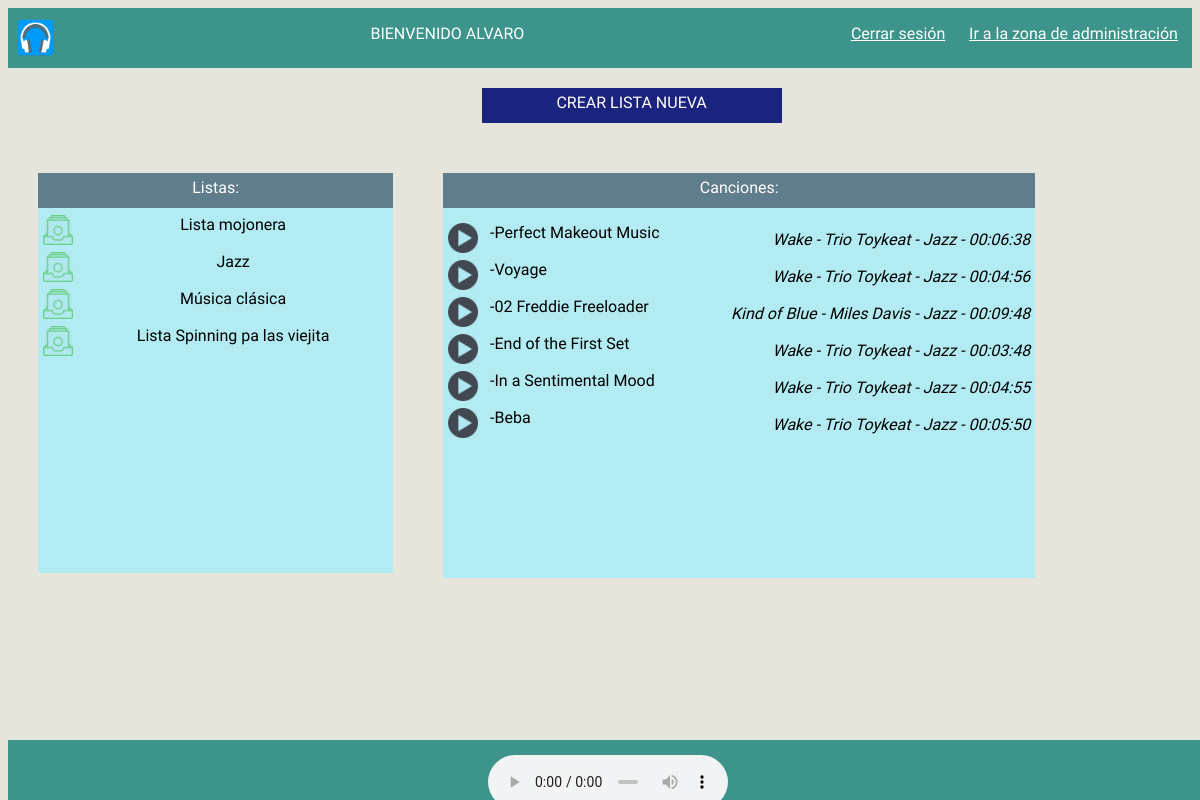
Screenshot of /area_usuario/usuario.php?id=2&cancion=02+Freddie+Freeloader.mp3 (signed in) with the database file from the repository.
### tables this page shows
CREATE TABLE IF NOT EXISTS `lista` (
`id_lista` int(11) NOT NULL,
  `nombre_usuariofk` varchar(20) NOT NULL,
  `nombre_lista` varchar(50) NOT NULL,
  `fecha_crea` date NOT NULL
);

CREATE TABLE IF NOT EXISTS `cancion` (
`id_cancion` int(11) NOT NULL,
  `nombre_cancion` varchar(50) NOT NULL,
  `album` varchar(50) DEFAULT NULL,
  `anio_salida` year(4) DEFAULT NULL,
  `autor` varchar(50) DEFAULT NULL,
  `genero` varchar(50) DEFAULT NULL,
  `duracion` time NOT NULL
);

### area_usuario/usuario.php (the view, shortened to what this page needs)
<!DOCTYPE html>
<html lang="en">
  <head>
    <link rel="stylesheet" type="text/css" href="../estilos/general.css">
  </head>
  <body onLoad="setup();">
      <div class="cabecera">
        <div id="cabecera1"><img src="../img/headphones.png"><p><?php echo "BIENVENIDO ".strtoupper($_SESSION["usuario"]);
           ?></p></div>
          <div id="cabecera2"><p><a href="cierre.php">Cerrar sesión</a><?php if($_SESSION['nivel']==0) {
               echo "&nbsp &nbsp &nbsp <a href='administracion.php'>Ir a la zona de administración</a>";
           } ?></p></div>
      </div>
      <div class="nuevalista"><a href="crear.php">CREAR LISTA NUEVA</a></div>
      <div class="listas">
          <div class="liscab">Listas:</div>
          <div class="liscont">
             <ul class="listausu">
               <?php
             $connection = new mysqli("localhost", "msadmin", "admin", "msalvaro");
$connection->set_charset("utf8");
        if ($result = $connection->query("SELECT * FROM lista join usuario on lista.nombre_usuariofk=usuario.nombre_usuario
            WHERE nombre_usuario='".$_SESSION['usuario']."';")) {
              if ($result->num_rows===0) {
                echo "<p>No tiene lista</p>";
              } else {
                 while($obj = $result->fetch_object()) {
                     echo "<li><a href='editar.php?id=$obj->id_lista'><img src='../img/lista.png'></a><a href='usuario.php?id=$obj->id_lista'> ".$obj->nombre_lista." <span class='fechacr'></span> </a></li>";
                 }
              }
          } else {
            echo "Consulta equivocada";
            var_dump($result);
          }
?>
              </ul>
        </div>
      </div>
      <div class="canciones">
          <div class="cancab">Canciones:</div>
          <div class="cancont"><?php
if (isset($_GET["id"])) {
        if ($result2 = $connection->query("SELECT * FROM lista , usuario, forma, cancion WHERE lista.nombre_usuariofk=usuario.nombre_usuario AND lista.id_lista=forma.id_listafk AND cancion.id_cancion=forma.id_cancionfk2 AND nombre_usuario='".$_SESSION['usuario']."' AND id_lista='".$_GET['id']."' ORDER BY num_cancion asc;")) {
              if ($result2->num_rows===0) {
                echo "<p>&nbsp &nbsp &nbsp &nbsp &nbsp Lista vacía</p>";
              } else {
                 while($obj2 = $result2->fetch_object()) {
                     $cancion=array('id'=>$_GET['id'],'cancion'=>$obj2->nombre_cancion);
                     $url=http_build_query($cancion);
                     $url_final="usuario.php?".$url;
                    echo "<li><a href='$url_final'><img src='../img/play.png'></a>&nbsp&nbsp&nbsp-".substr($obj2->nombre_cancion, 0, -4)."<p class='caninfo'>".$obj2->album." - ".$obj2->autor." - ".$obj2->genero." - ".$obj2->duracion."</p></li>";
                 }
              }
          } else {
            echo "Consulta equivocada";
            var_dump($result2);
          }
}
else {
            echo "<p class='formcont'>  Primero elige tu lista de reproducción</p>";
}
              ?>
        </div>
      </div>
      <div class="pie"><?php
if (isset($_GET["cancion"])) {
echo "<audio id='audio' src='../../aver/".$_GET['cancion']."' controls='controls' autoplay><p>Este navegador es compatible con nuestro reproductor de música, rogamos lo intente de nuevo en otro navegador</p></audio>";
              }
          ?></div>
  </body>
</html>

### estilos/general.css (style rules this page uses)
body { font-family: 'Dosis', sans-serif; background-color: #E5E5DB; height: 580px; }
.cabecera { height: 60px; margin: left; background-color: #3C948B; margin-top: 0px; color: white; text-align: center; top: 0; width: 100%; }
#cabecera1 { height: 60px; float: left; width: 70%; }
#cabecera1 img { height: 45px; float: left; width: 45px; margin-top: 7px; margin-left: 5px; }
#cabecera2 { height: 60px; float: left; width: 30%; }
#cabecera2 a { color: white; }
.pie { width: 100%; height: 60px; position: fixed; background-color: #3C948B; bottom: 0; color: white; text-align: center; }
.listas { float: left; margin-top: 50px; margin-left: 30px; width: 30%; height: 400px; background-color: white; }
.liscab { width: auto; height: 30px; text-align: center; background-color: #607D8B; padding-top: 5px; color: white; }
.liscont { text-align: center; padding-top: 20px; background-color: #B2EBF2; height: 345px; overflow: scroll; }
.listausu { margin-left:-40px; margin-top: -18px; }
.listausu li { list-style-type: none; margin-bottom: 2px; height: 30px; padding-top: 5px; }
.listausu li img { height: 30px; width: 30px; margin-left: 5px; float: left; }
.listausu a { text-decoration: none; color: black; }
.canciones { float: left; margin-left: 50px; margin-top: 50px; width: 50%; height: 400px; background-color: white; }
.cancab { width: auto; height: 30px; text-align: center; background-color: #607D8B; padding-top: 5px; color: white; }
.cancont { padding-top: 10px; background-color: #B2EBF2; height: 360px; overflow: scroll; }
.cancont li { list-style-type: none; margin-bottom: 2px; height: 30px; padding-top: 5px; cursor: pointer; }
.cancont li img { height: 30px; width: 30px; margin-left: 5px; float: left; }
.caninfo { text-align: right; font-style: italic; margin: 0px; margin-top: -12px; margin-right: 5px; }
#audio { align-content: center; width: 20%; margin-top: 15px; }
.nuevalista { width: 300px; height: 30px; margin-left: 40%; margin-top: 20px; padding-top: 5px; background-color: #1A237E; text-align: center; }
.nuevalista a { color: white; text-decoration: none; }

### rows the page displays
lista: nombre_lista "Lista mojonera", cancion.nombre_cancion "Perfect Makeout Music", cancion.album "Wake", cancion.autor "Trio Toykeat", cancion.genero "Jazz", cancion.duracion "00:06:38", cancion.nombre_cancion "Voyage", cancion.duracion "00:04:56", cancion.nombre_cancion "02 Freddie Freeloader", cancion.album "Kind of Blue", cancion.autor "Miles Davis", cancion.duracion "00:09:48", cancion.nombre_cancion "End of the First Set", cancion.duracion "00:03:48", cancion.nombre_cancion "In a Sentimental Mood", cancion.duracion "00:04:55", cancion.nombre_cancion "Beba", cancion.duracion "00:05:50"
lista: nombre_lista "Jazz"
lista: nombre_lista "Música clásica"
lista: nombre_lista "Lista Spinning pa las viejita"

### other values shown
$_SESSION["usuario"] "ALVARO"
